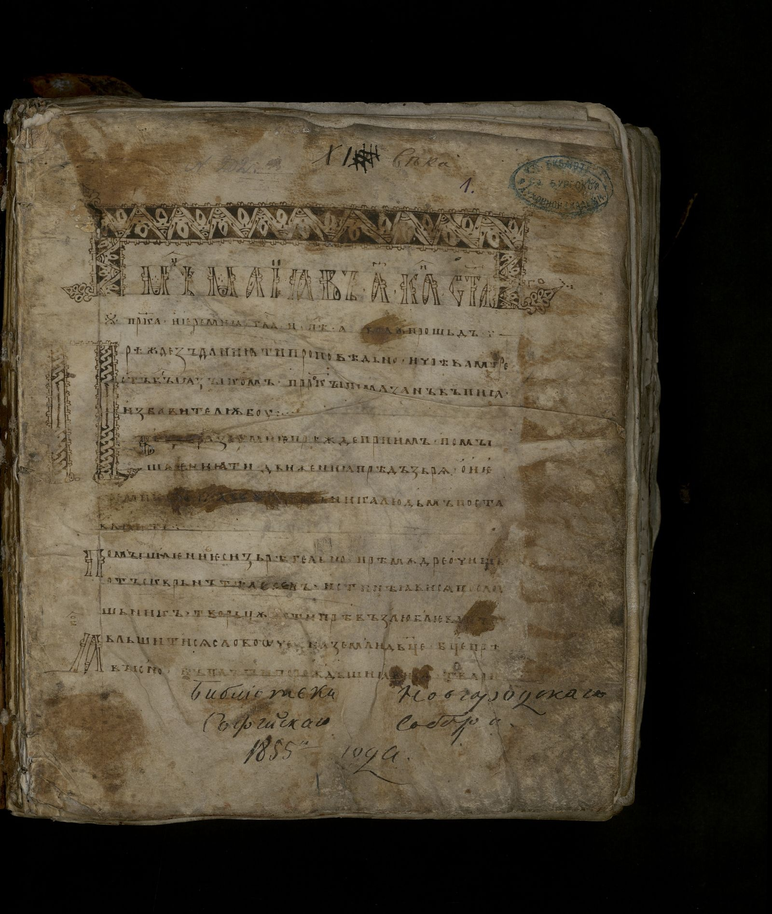
#> input picture input_zhest/03.png, 772 x 914 px, shrunk from 1600 x 1893 before the run; its folder holds only this picture in this run
$ python main.py
#> lines starting #> are read from the running program, lines starting #| are printed output that depends on the picture
#> in process_image, img is the input picture: PIL image 772x914 RGB; mean R, G, B 77.3, 68.4, 52.8
import os
from pathlib import Path

from PIL import Image
import numpy as np


def to_grayscale_weighted(rgb: np.ndarray) -> np.ndarray:
    """
    Перевод RGB -> полутоновое изображение без библиотечной функции grayscale.
    Y = 0.299R + 0.587G + 0.114B
    """
    gray = (
        0.299 * rgb[:, :, 0] +
        0.587 * rgb[:, :, 1] +
        0.114 * rgb[:, :, 2]
    )
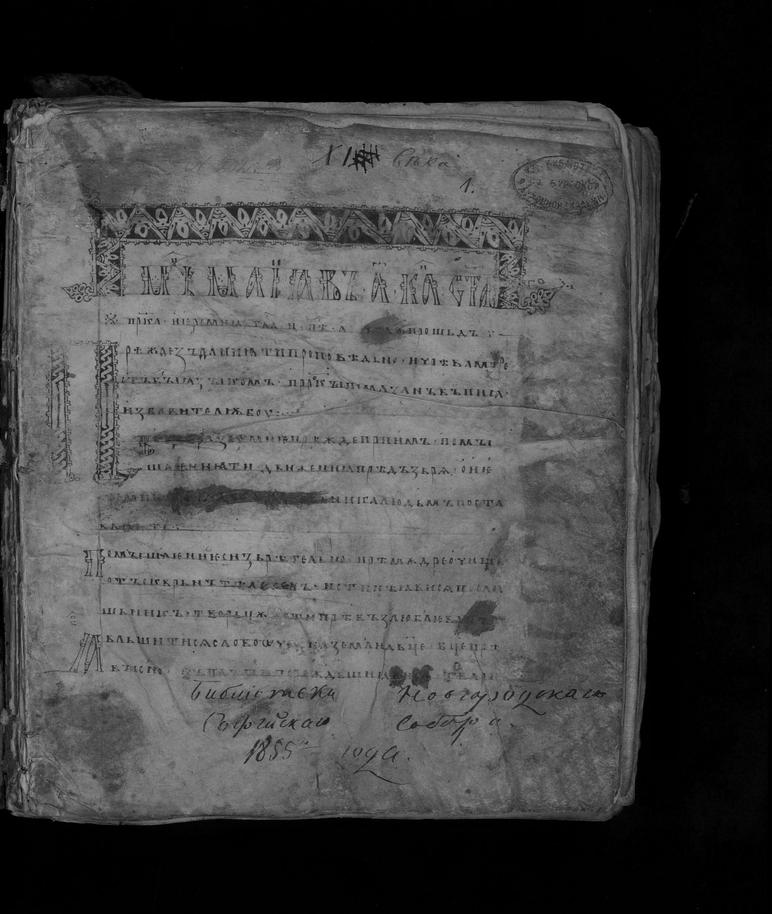
#> gray: shape (914, 772) float32; min 0, max 167.8, mean 69.3
    return np.clip(gray, 0, 255).astype(np.uint8)


def bradley_roth_binarization(gray: np.ndarray, window_size: int = 3, t: float = 0.08) -> np.ndarray:
    """
    Адаптивная бинаризация Брэдли и Рота.
    gray        - 2D массив uint8
    window_size - размер окна, должен быть нечётным
    t           - коэффициент порога
    """
#> called with window_size = 3, t = 0.08
    if window_size % 2 == 0:
        raise ValueError("window_size должен быть нечётным")

    h, w = gray.shape
#> h = 914; w = 772
    r = window_size // 2

    integral = np.zeros((h + 1, w + 1), dtype=np.uint64)
    integral[1:, 1:] = gray.cumsum(axis=0, dtype=np.uint64).cumsum(axis=1, dtype=np.uint64)
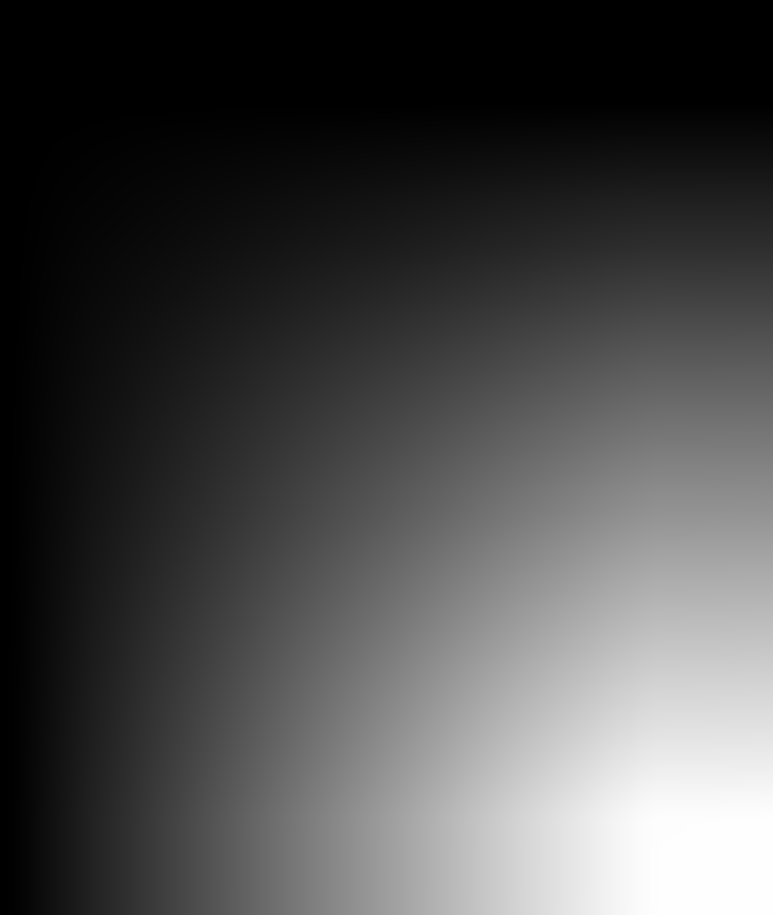
#> integral: shape (915, 773) uint64; min 0, max 48595961, mean 14201138.8; drawn with min black and max white

    binary = np.zeros((h, w), dtype=np.uint8)

    for y in range(h):
        y0 = max(0, y - r)
        y1 = min(h - 1, y + r)

        for x in range(w):
            x0 = max(0, x - r)
            x1 = min(w - 1, x + r)

            area = (y1 - y0 + 1) * (x1 - x0 + 1)

            local_sum = (
                integral[y1 + 1, x1 + 1]
                - integral[y0, x1 + 1]
                - integral[y1 + 1, x0]
                + integral[y0, x0]
            )

            local_mean = local_sum / area

            if gray[y, x] < local_mean * (1.0 - t):
                binary[y, x] = 0
            else:
                binary[y, x] = 255
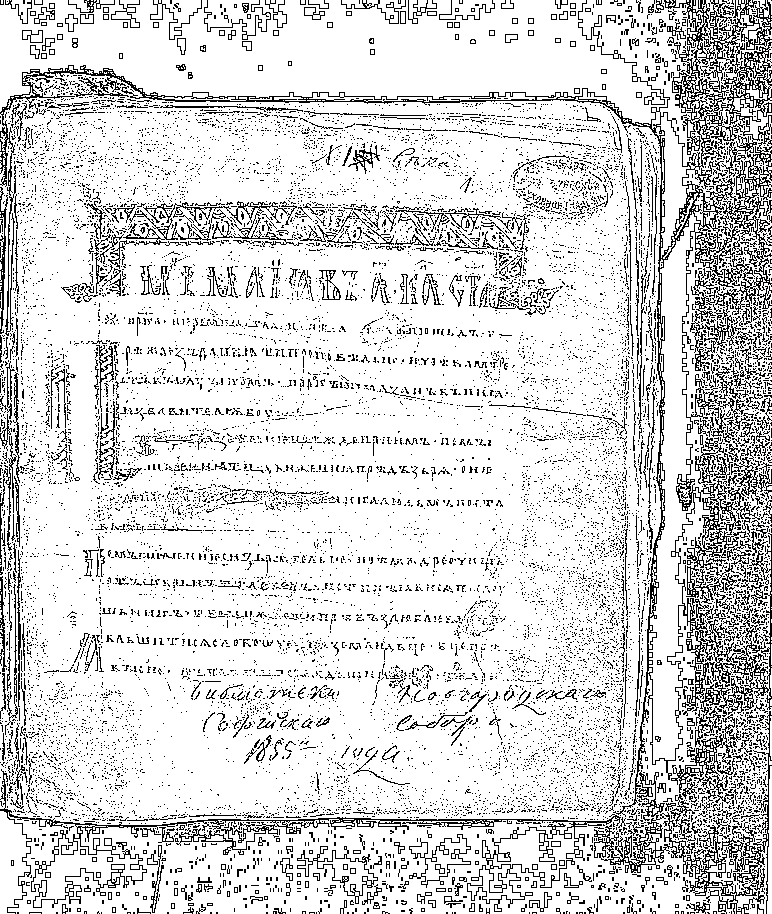
#> binary: shape (914, 772); 84.5% white; black in thin lines or dots

    return binary


def process_image(input_path: Path, output_dir: Path, window_size: int = 3, t: float = 0.08) -> None:
    img = Image.open(input_path).convert("RGB")
    rgb = np.array(img, dtype=np.float32)

    gray = to_grayscale_weighted(rgb)
    binary = bradley_roth_binarization(gray, window_size=window_size, t=t)

    stem = input_path.stem
    gray_path = output_dir / f"{stem}_grayscale.png"
    binary_path = output_dir / f"{stem}_binary_bradley.png"

    Image.fromarray(gray, mode="L").save(gray_path, format="PNG")
    Image.fromarray(binary, mode="L").save(binary_path, format="PNG")

    print(f"Обработано: {input_path.name}")
    print(f"  -> {gray_path.name}")
    print(f"  -> {binary_path.name}")


def main():
    input_dir = Path(r"../input_zhest")
    output_dir = Path(r"output_images")

    allowed_ext = {".png", ".bmp"}
    window_size = 3
    t = 0.08

    if not input_dir.exists():
        print(f"Папка не найдена: {input_dir}")
        return

    output_dir.mkdir(parents=True, exist_ok=True)

    files = [p for p in input_dir.iterdir() if p.is_file() and p.suffix.lower() in allowed_ext]

    if not files:
        print("Подходящие изображения не найдены.")
        print("Поддерживаются только .png и .bmp")
        return

    print(f"Найдено файлов: {len(files)}")

    for file_path in files:
        try:
            process_image(file_path, output_dir, window_size=window_size, t=t)
        except Exception as e:
            print(f"Ошибка при обработке {file_path.name}: {e}")

    print("Готово.")


if __name__ == "__main__":
    main()
